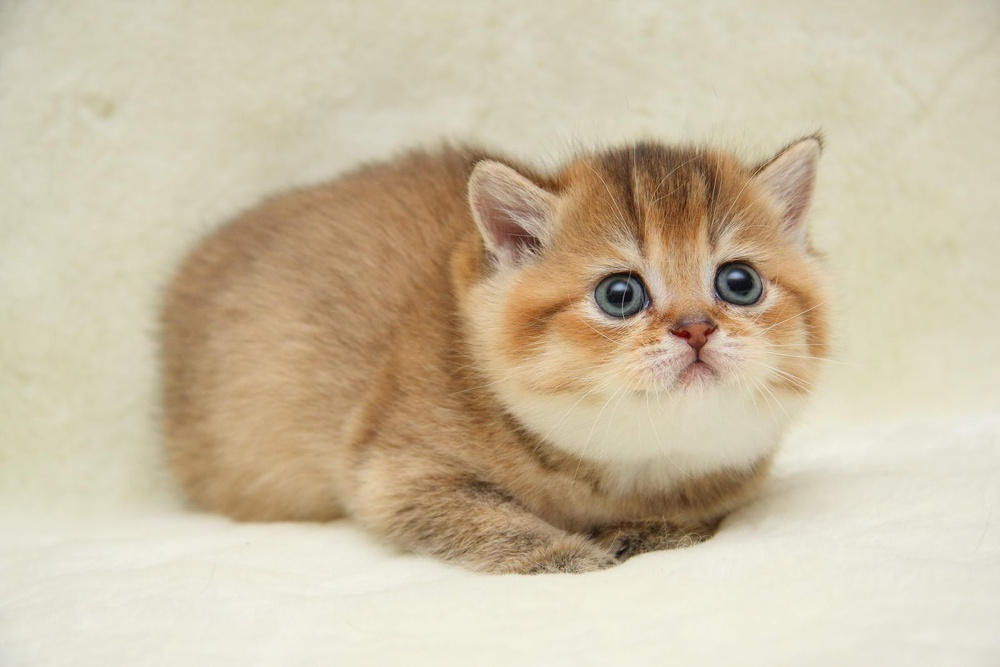
#> input picture kitty.jpeg, 1000 x 667 px, shrunk from 1600 x 1067 before the run
$ jupyter execute L56.ipynb   (shell and % lines are left out)
#> lines starting #> are read from the running program, lines starting #| are printed output that depends on the picture
## Кольорові моделі RGB, HSV, CieLAB

### Завдання

Завантажте зображення cat.jpg, що знаходиться в репозиторії лекції. Проведіть для цього зображення:

- декомпозицію по складових **RGB-моделі**
- декомпозицію по складових **HSV-моделі**
- декомпозицію по складових моделі **CIE LAB**

### Розв'язок

[cell 1]
import cv2
import matplotlib.pyplot as plt
import numpy as np
import matplotlib.colors as clr

[cell 2]
im = cv2.imread('kitty.jpeg')
#> im is the input picture: shape (667, 1000, 3); mean B, G, R 164.6, 190.6, 204.3

[cell 3]
plt.imshow(im)
plt.axis('off')
plt.show

[cell 4]
im_RGB = cv2.cvtColor(im, cv2.COLOR_BGR2RGB)
plt.axis('off')
plt.imshow(im_RGB)
plt.show

### Декомпозиція RGB

#### Декомпозиція RGB по R

[cell 5]
R = im_RGB.copy()
R[:,:,(1,2)] = 0
plt.axis('off')
plt.imshow(R)
plt.show

#### Декомпозиція RGB по G

[cell 6]
G = im_RGB.copy()
G[:,:,(0,2)] = 0
plt.axis('off')
plt.imshow(G)
plt.show

#### Декомпозиція RGB по B

[cell 7]
B = im_RGB.copy()
B[:,:,(0,1)] = 0
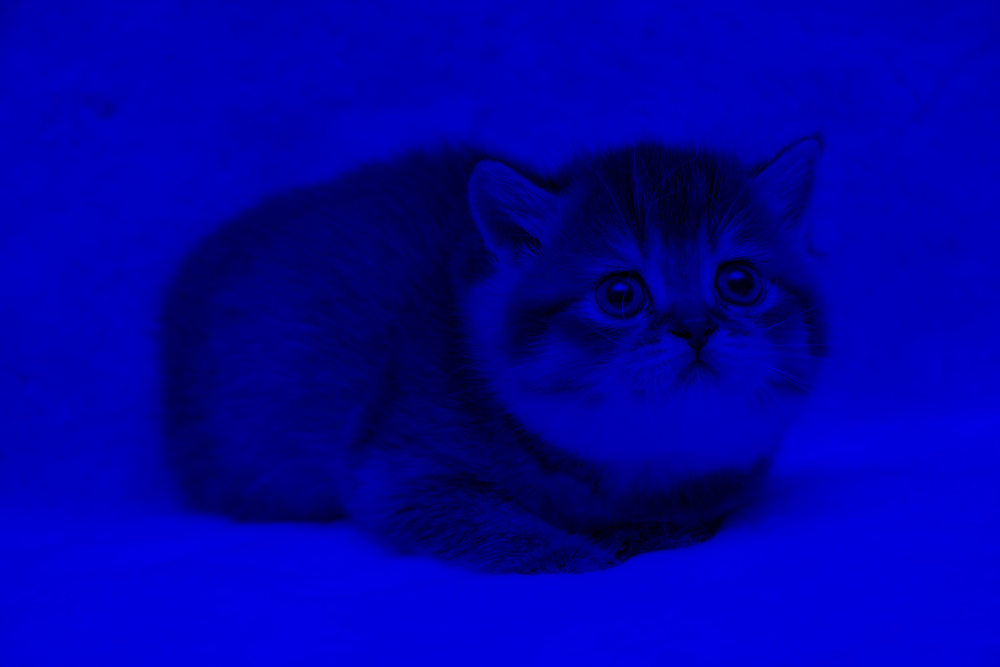
#> B: shape (667, 1000, 3); mean R, G, B 0, 0, 164.6
plt.axis('off')
plt.imshow(B)
plt.show()

**Зберемо декомпозиційні зображення в єдине**

[cell 8]
new_RGB = R + G + B
plt.axis('off')
plt.imshow(new_RGB)
plt.show()

### Конвертування RGB у HSV

[cell 9]
im_HSV = cv2.cvtColor(im_RGB, cv2.COLOR_BGR2HSV)
#> im_HSV: shape (667, 1000, 3); mean H, S, V 97.8, 54.5, 204.4
plt.axis('off')
plt.imshow(im_HSV)
plt.show()

### Декомпозиція HSV

#### Декомпозиція HSV по H

[cell 10]
H=im_HSV.copy()
H[:,:,(1,2)] = 255
#> H: shape (667, 1000, 3); mean H, S, V 97.8, 255, 255
plt.axis('off')
plt.imshow(H)
plt.show()

[cell 11]
H=im_HSV.copy()
H[:,:,(1,2)] = 0
#> H: shape (667, 1000, 3); mean H, S, V 97.8, 0, 0
plt.axis('off')
plt.imshow(H)
plt.show()

#### Декомпозиція HSV по S

[cell 12]
S=im_HSV.copy()
S[:,:, 0] = 179
#> S: shape (667, 1000, 3); mean H, S, V 179, 54.5, 204.4
S[:,:, 2] = 255
#> S: shape (667, 1000, 3); mean H, S, V 179, 54.5, 255
plt.axis('off')
plt.imshow(S)
plt.show()

#### Декомпозиція HSV по V

[cell 13]
V=im_HSV.copy()
V[:,:, 0] = 179
V[:,:, 1] = 0
#> V: shape (667, 1000, 3); mean H, S, V 179, 0, 204.4
plt.axis('off')
plt.imshow(V)
plt.show()

**Зберемо декомпозиційні зображення в єдине**

[cell 14]
new_HSV = H + S + V
#> new_HSV: shape (667, 1000, 3); mean H, S, V 199.6, 54.5, 203.4
plt.axis('off')
plt.imshow(new_HSV)
plt.show()

### Конвертування RGB у CIE Lab

[cell 15]
im_Lab = cv2.cvtColor(im_RGB, cv2.COLOR_BGR2LAB)
#> im_Lab: shape (667, 1000, 3); mean of channels 0, 1, 2 192.5, 122.7, 117.9
plt.axis('off')
plt.imshow(im_Lab)
plt.show()

### Декомпозиція CIE Lab

#### Декомпозиція CIE Lab по L

[cell 16]
L=im_Lab.copy()
L[:,:,(1,2)] = 0
#> L: shape (667, 1000, 3); mean of channels 0, 1, 2 192.5, 0, 0
L_RGB = cv2.cvtColor(L, cv2.COLOR_LAB2RGB)
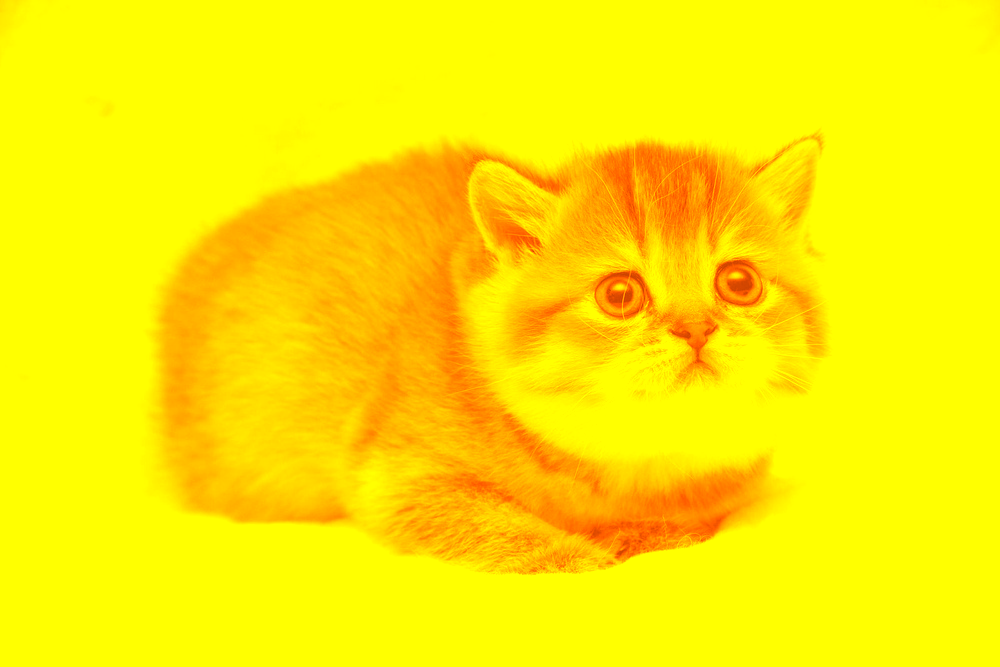
#> L_RGB: shape (667, 1000, 3); mean B, G, R 0, 232.5, 254.9
L_GRAY = cv2.cvtColor(L_RGB, cv2.COLOR_RGB2GRAY)
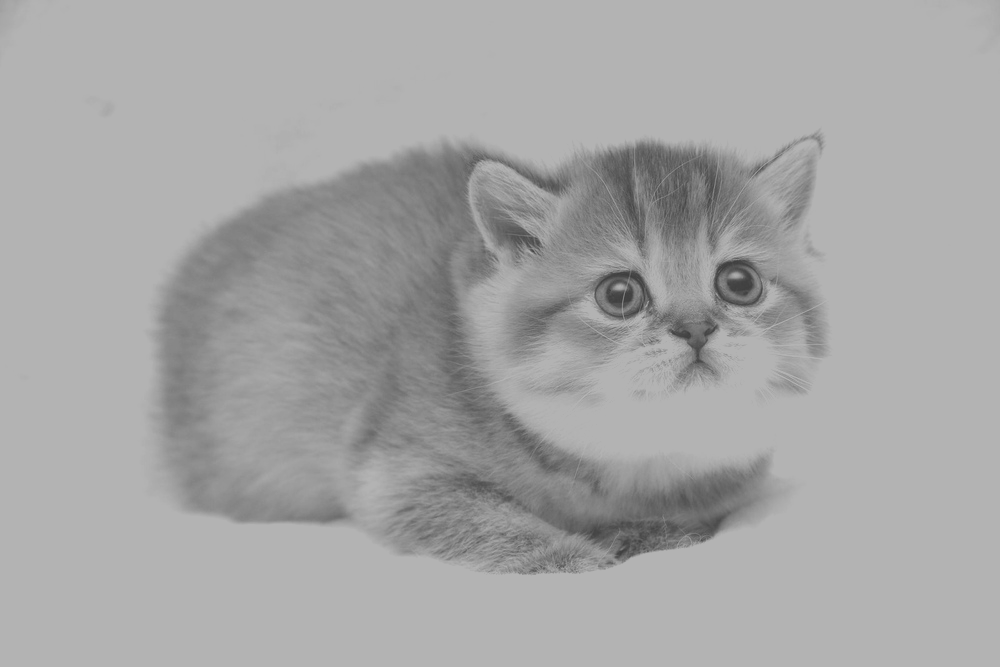
#> L_GRAY: shape (667, 1000); min 60, max 179, mean 165.7
plt.axis('off')
plt.imshow(L_GRAY, cmap = 'gray' )
plt.show()

#### Декомпозиція CIE Lab по a

[cell 17]
a = im_Lab.copy()
a[:, :, 0] = 127
#> a: shape (667, 1000, 3); mean of channels 0, 1, 2 127, 122.7, 117.9
a[:, :, 0] = 0
#> a: shape (667, 1000, 3); mean of channels 0, 1, 2 0, 122.7, 117.9
a_RGB = cv2.cvtColor(a, cv2.COLOR_LAB2RGB)
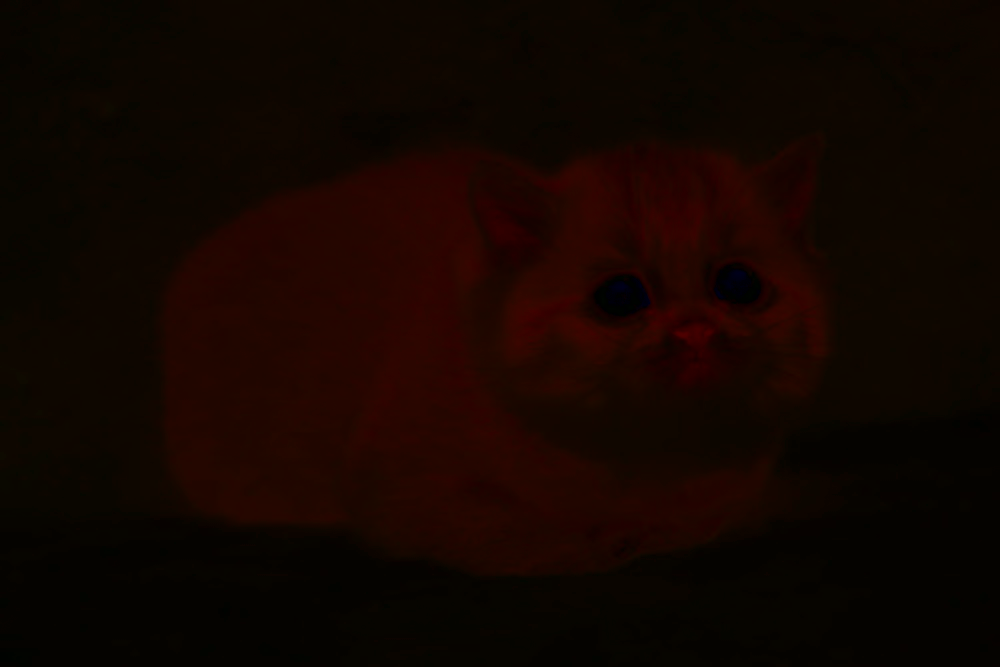
#> a_RGB: shape (667, 1000, 3); mean B, G, R 0, 5.2, 18.7
a_GRAY = cv2.cvtColor(a_RGB, cv2.COLOR_RGB2GRAY)
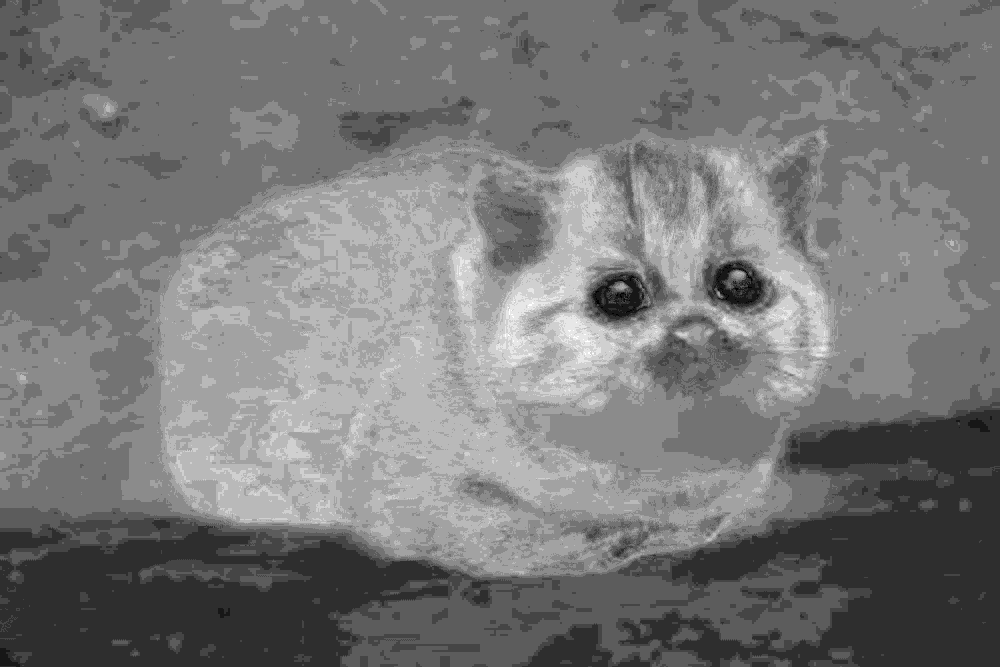
#> a_GRAY: shape (667, 1000); min 0, max 11, mean 5.2; drawn with min black and max white

[cell 18]
cmap_a = clr.LinearSegmentedColormap.from_list('custom blue', ['Red', 'Gray', 'Green'], N = 255)
plt.axis('off')
plt.imshow(a_GRAY, cmap = cmap_a )
plt.show()

#### Декомпозиція CIELab по b

[cell 19]
b=im_Lab.copy()
b[:,:,0] = 127
b[:,:, 1] = 0
#> b: shape (667, 1000, 3); mean of channels 0, 1, 2 127, 0, 117.9
b_RGB = cv2.cvtColor(b, cv2.COLOR_LAB2RGB)
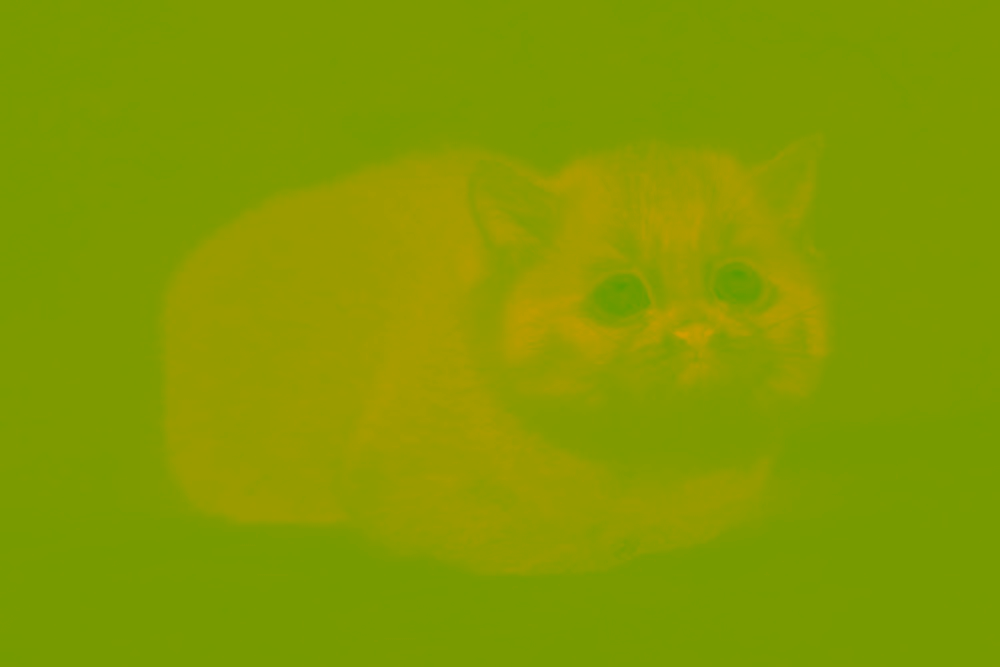
#> b_RGB: shape (667, 1000, 3); mean B, G, R 0, 154.4, 133.2
b_GRAY = cv2.cvtColor(b_RGB, cv2.COLOR_RGB2GRAY)
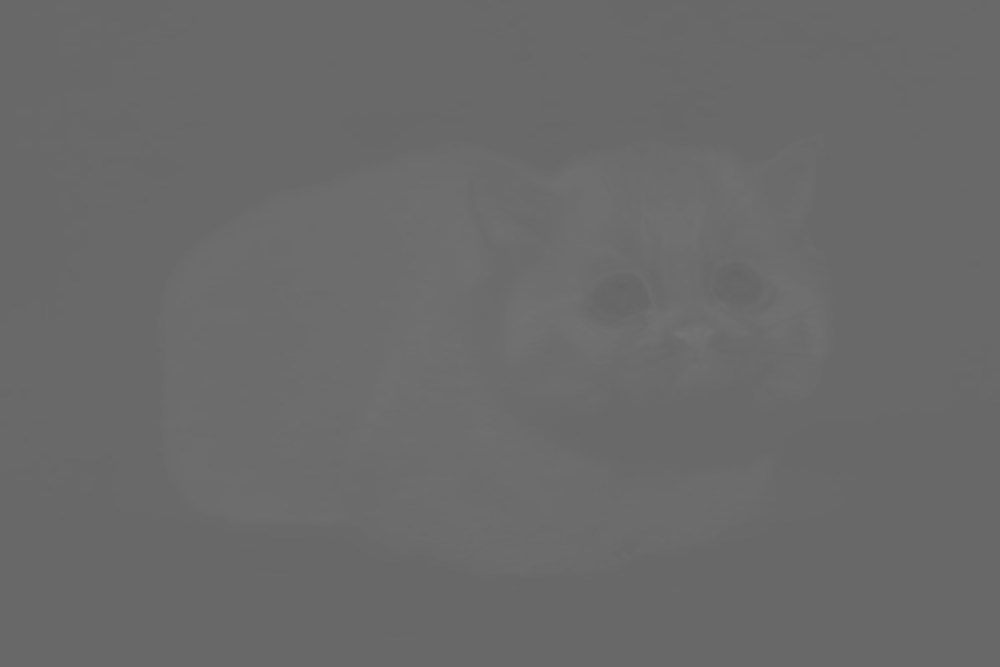
#> b_GRAY: shape (667, 1000); min 100, max 116, mean 105.9

[cell 20]
cmap_b = clr.LinearSegmentedColormap.from_list('custom blue', ['Yellow', 'Gray', 'Green'], N = 255)
plt.axis('off')
plt.imshow(b_GRAY, cmap = cmap_b)
plt.show()

**Зберемо декомпозиційні зображення в єдине**

[cell 21]
new_Lab = L + a + b
#> new_Lab: shape (667, 1000, 3); mean of channels 0, 1, 2 85.9, 122.7, 234.9
plt.axis('off')
plt.imshow(new_RGB)
plt.show()
